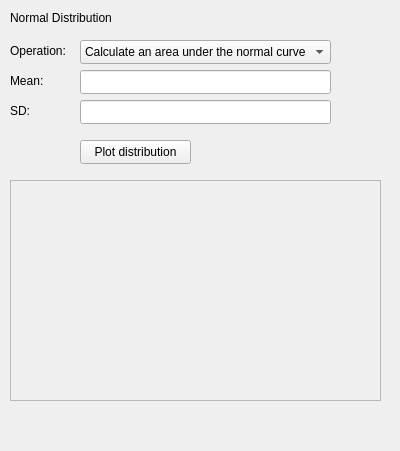
<?xml version="1.0" encoding="UTF-8"?>
<ui version="4.0">
 <class>NormDist</class>
 <widget class="QWidget" name="NormDist">
  <property name="geometry">
   <rect>
    <x>0</x>
    <y>0</y>
    <width>400</width>
    <height>451</height>
   </rect>
  </property>
  <property name="windowTitle">
   <string>Form</string>
  </property>
  <widget class="QLabel" name="label">
   <property name="geometry">
    <rect>
     <x>10</x>
     <y>10</y>
     <width>141</width>
     <height>16</height>
    </rect>
   </property>
   <property name="text">
    <string>Normal Distribution</string>
   </property>
  </widget>
  <widget class="QLabel" name="label_2">
   <property name="geometry">
    <rect>
     <x>10</x>
     <y>40</y>
     <width>81</width>
     <height>21</height>
    </rect>
   </property>
   <property name="text">
    <string>Operation:</string>
   </property>
  </widget>
  <widget class="QComboBox" name="operation">
   <property name="geometry">
    <rect>
     <x>80</x>
     <y>40</y>
     <width>251</width>
     <height>24</height>
    </rect>
   </property>
   <item>
    <property name="text">
     <string>Calculate an area under the normal curve</string>
    </property>
   </item>
   <item>
    <property name="text">
     <string>Calculate a value corresponding to an area</string>
    </property>
   </item>
  </widget>
  <widget class="QLabel" name="label_3">
   <property name="geometry">
    <rect>
     <x>10</x>
     <y>70</y>
     <width>49</width>
     <height>21</height>
    </rect>
   </property>
   <property name="text">
    <string>Mean:</string>
   </property>
  </widget>
  <widget class="QLabel" name="label_4">
   <property name="geometry">
    <rect>
     <x>10</x>
     <y>100</y>
     <width>49</width>
     <height>21</height>
    </rect>
   </property>
   <property name="text">
    <string>SD:</string>
   </property>
  </widget>
  <widget class="QPushButton" name="plotDist">
   <property name="geometry">
    <rect>
     <x>80</x>
     <y>140</y>
     <width>111</width>
     <height>24</height>
    </rect>
   </property>
   <property name="text">
    <string>Plot distribution</string>
   </property>
  </widget>
  <widget class="QFrame" name="frame">
   <property name="geometry">
    <rect>
     <x>10</x>
     <y>180</y>
     <width>371</width>
     <height>221</height>
    </rect>
   </property>
   <property name="frameShape">
    <enum>QFrame::Shape::StyledPanel</enum>
   </property>
   <property name="frameShadow">
    <enum>QFrame::Shadow::Raised</enum>
   </property>
   <layout class="QVBoxLayout" name="verticalLayout_2"/>
  </widget>
  <widget class="QLineEdit" name="mean">
   <property name="geometry">
    <rect>
     <x>80</x>
     <y>70</y>
     <width>251</width>
     <height>24</height>
    </rect>
   </property>
  </widget>
  <widget class="QLineEdit" name="stdev">
   <property name="geometry">
    <rect>
     <x>80</x>
     <y>100</y>
     <width>251</width>
     <height>24</height>
    </rect>
   </property>
  </widget>
 </widget>
 <resources/>
 <connections>
  <connection>
   <sender>plotDist</sender>
   <signal>clicked()</signal>
   <receiver>NormDist</receiver>
   <slot>plotDistribution()</slot>
   <hints>
    <hint type="sourcelabel">
     <x>117</x>
     <y>151</y>
    </hint>
    <hint type="destinationlabel">
     <x>397</x>
     <y>228</y>
    </hint>
   </hints>
  </connection>
 </connections>
 <slots>
  <slot>plotDistribution()</slot>
 </slots>
</ui>
